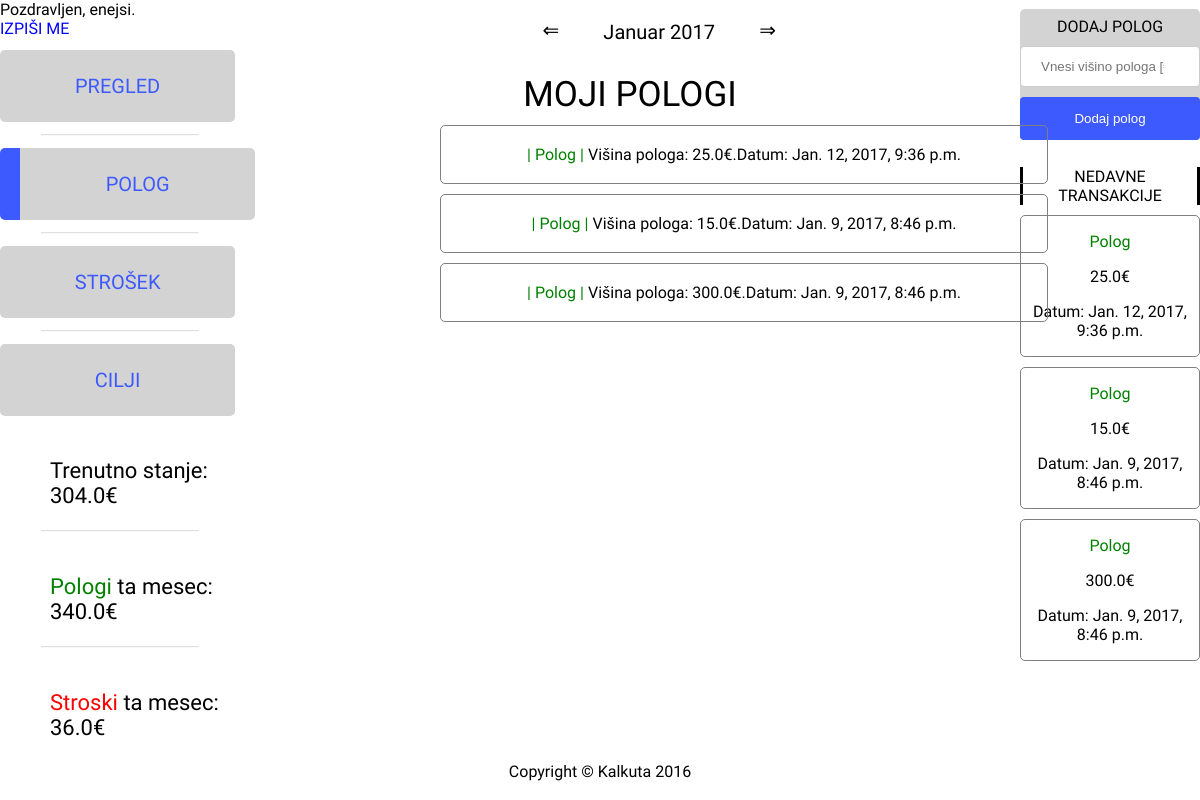
Screenshot of /kalkuta/polog (signed in) with the database file from the repository.
### kalkuta/models.py (models this page shows, shortened)
class Stanje(models.Model):
    stanje = models.FloatField(default=0)
    uporabnik = models.OneToOneField(User, on_delete=models.SET_NULL, null=True)

class Transakcija(models.Model):
    tip = models.BooleanField() #0 je strosek 1 je polog
    visina = models.FloatField()
    datum = models.DateTimeField(default=datetime.now)
    uporabnik = models.ForeignKey(User, on_delete=models.SET_NULL, null=True)
    leto_trans = models.IntegerField(null=True)
    mesec_trans = models.IntegerField(null=True)

### kalkuta/views.py (the view, shortened to what this page needs)
# urls.py: url(r'polog', views.prilivi, name='prilivi'),
@login_required
def prilivi(request):
    stdlogger.debug("Entering prilivi view")
    racunaj_ta_mesec(request)
    izracunaj_leto(request)
    global MONTH_CHOICES
    current_user = request.user
    zadnja_dva = Transakcija.objects.filter(uporabnik=current_user).filter(tip=1).filter(leto_trans=leto_danes).filter(mesec_trans=mesec_danes).order_by('-id')[:4][::-1]
    zadnja_dva = reversed(zadnja_dva)
    context_dict = {'pologi': zadnja_dva}
    vsi =  Transakcija.objects.filter(uporabnik=current_user).filter(tip=1).filter(leto_trans=leto_danes).filter(mesec_trans=mesec_danes).order_by('-id')
    trenS = Stanje.objects.filter(uporabnik=current_user)[0].stanje
    context_dict = {'pologi': zadnja_dva,
                     'pologi_vsi': vsi,
                    'trenS': trenS,
                    'mesec_danes': MONTH_CHOICES[mesec_danes],
                    'leto_danes': leto_danes,
                    'stroski': stroski_ta_mesec,
                    'pologi_mesec': pologi_ta_mesec
                    }
    return render(request, 'kalkuta/prilivi.html', context_dict)

### kalkuta/views.py (called while the page is built, shortened)
def racunaj_ta_mesec(request):
    current_user = request.user
    global stroski_ta_mesec
    global pologi_ta_mesec
    vse_trans = Transakcija.objects.filter(uporabnik=current_user).filter(leto_trans=leto_danes).filter(
        mesec_trans=mesec_danes).order_by('-id')
    vse_trans_polog = [0]*31
    vse_trans_strosek = [0]*31
    for i in vse_trans:
        if i.tip == 0:
            vse_trans_strosek[int(i.datum.date().day)] += i.visina
        else:
            vse_trans_polog[int(i.datum.date().day)] += i.visina
    stdlogger.debug(vse_trans_polog)
    stdlogger.debug(vse_trans_strosek)
    stroski_ta_mesec = 0
    pologi_ta_mesec = 0
    for i in vse_trans_polog:
        pologi_ta_mesec += i
    for i in vse_trans_strosek:
        stroski_ta_mesec += i
    return

def izracunaj_leto(request):
    global mesec_danes
    global leto_danes
    stdlogger.debug("Racunam leto")
    if request.method == 'GET':
        nz = request.GET.get('q', '')
    return

### kalkuta/templates/kalkuta/prilivi.html (shortened to what this page needs)
{% load static %}
<!doctype html>
<html lang="sl">
<head>
  <link rel="stylesheet" type="text/css" href="{% static 'kalkuta/prilivi.css' %}" media="screen" />
</head>
<body>
    <div class="nav_left">
        {% if user.is_authenticated %}
        <span class="header-links">Pozdravljen, {{ user.username }}.<a href="{% url 'logout' %}" style="text-decoration: none; color: blue; padding-left: 90px"> IZPIŠI ME</a></span>
        {% else %}
        {get_template("landing")}
        {% endif %}
        <nav class="dash_main_nav">
            <a class="nav cur" href="pregled">PREGLED</a>
            <hr>
            <a class="nav" href="polog"  style="
    color: #3D5AFE;
    border-style: hidden hidden hidden solid;
    border-width: 20px"
            >POLOG</a>
            <hr>
            <a class="nav" href="strosek">STROŠEK</a>
            <hr>
            <a class="nav" href="cilji">CILJI</a>
        </nav>
                <p style="padding-left:50px;padding-top: 20px; font-size: 22px;">Trenutno stanje: {{ trenS }}€</p>
                    <hr>
                <p style="padding-left:50px;padding-top: 20px; font-size: 22px;"><a style="color: green">Pologi</a> ta mesec: {{ pologi_mesec }}€</p>
                    <hr>
                <p style="padding-left:50px;padding-top: 20px; font-size: 22px;"><a style="color: red">Stroski</a> ta mesec: {{ stroski }}€</p>
    </div>
    <div class="dash_top_div">
        <div class="dash_top_div_cont">
            <a class="puscica levodesno"   href="?q=-1">&lArr;</a>
            <div class="puscica mesecleto" style="width: 200px;">
                <p>{{ mesec_danes }} {{ leto_danes }}</p>
            </div>
            <a class="puscica levodesno"  href="?q=1">&rArr;</a>
        </div>
    </div>
    <div class="dash_right_div">
        <div class="dash_right_dva">
            <div class="priliv">
            DODAJ POLOG
            <form class="obrazec_priliv" name="dodaj_polog"  method="post">
                <div class="container">
                <input class="input" type="number" step="0.01" min="0" placeholder="Vnesi višino pologa [€]" name="polog_visina" required>
                <input type="submit" value="Dodaj polog" onclick="validate_polog()">
                </div>
            </form>
            </div>
        </div>
        <div class="dash_right_tri">
            <div class="pregled_trans">
                NEDAVNE TRANSAKCIJE
            </div>
            <div class="transakcije">
                {% for i in pologi %}
                <div class="trans">
                    <p>{% if i.tip == 0 %}<p style="color: red">Strosek</p>{% else %}<p style="color: green">Polog</p>{% endif %}</p><p>{{ i.visina }}€</p>
                    <p> Datum: {{ i.datum }}</p>
                </div>
                {% endfor %}
            </div>
        </div>
    </div>
    <div class="dash_middle_div">
        <div class="action_cont">
            <div class="naslov_cilj" style="text-align: center; font-size: 35px">
                MOJI POLOGI
            </div>
            {% for i in pologi_vsi %}
            <div id={{i.id}} class="cilj_main">
                    <p><span style="color: green">| Polog | </span> Višina pologa: {{ i.visina }}€.Datum: {{ i.datum }}</p>
            </div>
                {% endfor %}
        </div>
    </div>
    <footer>
      	<p>Copyright &copy; Kalkuta 2016</p>
    </footer>
</body>

### kalkuta/static/kalkuta/prilivi.css (style rules this page uses)
body { width: 100%; height: 100%; margin-left: auto; margin-right: auto; margin-top: auto; margin-bottom: auto; font-family: 'Raleway', sans-serif; }
.nav_left { float: left; width: 20%; }
nav a { display:block; text-decoration: none; background-color: #D3D3D3; border-radius: 5px; }
.nav { width: 98%; margin-bottom: 5%; margin-top: 5%; text-align: center; vertical-align: middle; padding-top: 10%; padding-bottom: 10%; font-size: 20px; text-decoration: none; }
nav a:link { color: #3D5AFE; }
a:link { color: black; }
hr { width: 65%; opacity: 0.3; }
.dash_top_div { float: left; text-align: center; width: 60%; margin-bottom: 2%; font-size: 20px; height: 50px; }
.dash_top_div_cont { margin-left: 42%; }
.levodesno { padding-top: 18px; }
.puscica { float: left; text-decoration: none; }
.dash_middle_div { float:left; width: 65%; }
.dash_right_div { float:right; width: 15%; text-align: center; }
.dash_right_dva { width: 100%; margin-bottom: 5%; margin-top: 5%; background-color: #D3D3D3; padding-top: 8px; border-radius: 5px; }
.dash_right_tri { width: 100%; padding-top: 8px; }
input[type=submit] { width: 100%; background-color: #3D5AFE; color: white; padding: 14px 20px; border: none; border-radius: 4px; cursor: pointer; }
input[type=number], input[type=text],input[type=date], select { width: 100%; padding: 12px 20px; margin: 10px 0; display: inline-block; border: 1px solid #ccc; border-radius: 4px; box-sizing: border-box; }
.pregled_trans { display: block; border-left: solid; border-right: solid; margin-bottom: 10px; margin-top: 10px; }
.trans { border: solid; border-color: gray; border-width: 1px; margin-bottom: 10px; border-radius: 5px; }
footer { clear: both; text-align: center; }
.naslov_cilj { margin-bottom: 10px; }
.cilj_main { text-align: center; padding: 3px; width: 600px; margin-left: 200px; margin-bottom: 10px; margin-right:200px; border: solid; border-color: gray; border-width: 1px; border-radius: 5px; }

### rows the page displays
Stanje: stanje "304.0"
Transakcija: tip "Polog", visina "25.0", datum "Jan. 12, 2017, 9:36 p.m."
Transakcija: tip "Polog", visina "15.0", datum "Jan. 9, 2017, 8:46 p.m."
Transakcija: tip "Polog", visina "300.0", datum "Jan. 9, 2017, 8:46 p.m."

### other values shown
{{ user.username }} "enejsi"
{{ pologi_mesec }} "340.0"
{{ stroski }} "36.0"
{{ mesec_danes }} "Januar"
{{ leto_danes }} "2017"
